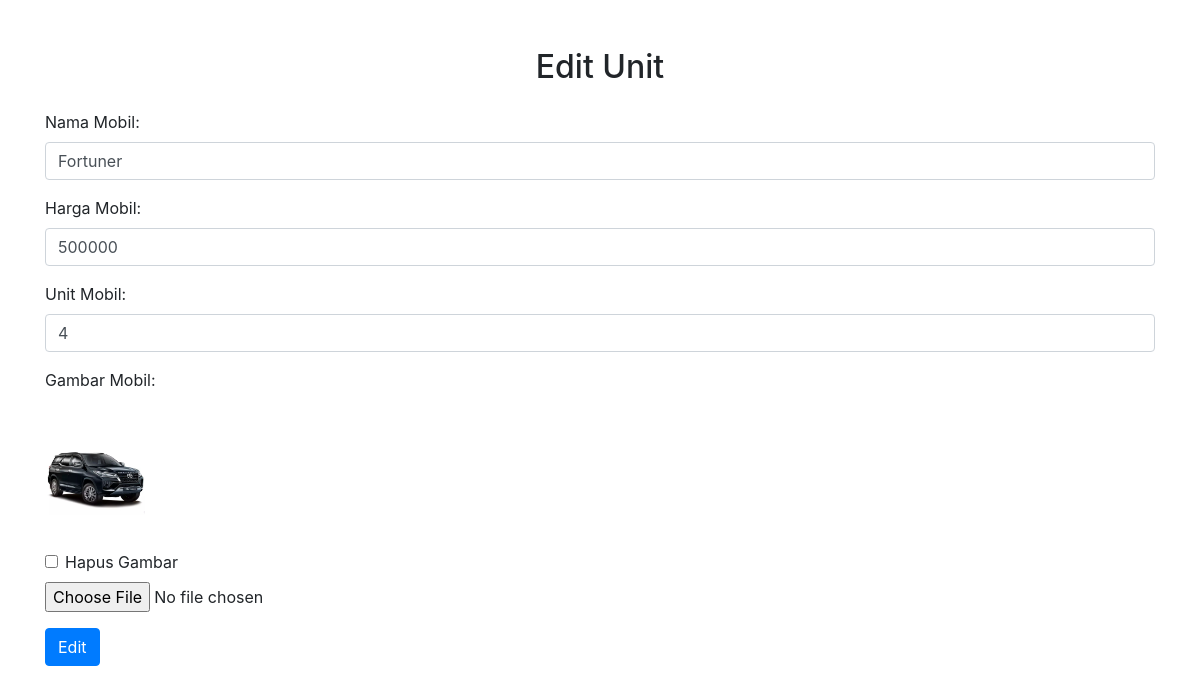
Screenshot of /admin_edit_unit.php?id=1 (signed in) with the database file from the repository.
### tables this page shows
CREATE TABLE `unit` (
  `id` int(11) NOT NULL,
  `nama_mobil` varchar(255) NOT NULL,
  `harga_mobil` int(255) NOT NULL,
  `unit_mobil` int(11) NOT NULL,
  `gambar_mobil` varchar(255) DEFAULT NULL
);

### admin_edit_unit.php (the view, shortened to what this page needs)
<?php
include 'config/function.php';
if (isset($_GET['id'])) {
    $id = $_GET['id'];
    $sql = "SELECT * FROM unit WHERE id = ?";
    $stmt = $conn->prepare($sql);
    $stmt->bind_param('i', $id);
    $stmt->execute();
    $result = $stmt->get_result();
    $unit = $result->fetch_assoc();
}
?>
<!DOCTYPE html>
<html lang="en">
<head>
    <link href="https://stackpath.bootstrapcdn.com/bootstrap/4.5.2/css/bootstrap.min.css" rel="stylesheet">
</head>
<body>
    <div class="container mt-5">
        <h2 class="text-center">Edit Unit</h2>
        <form action="admin_edit_unit.php" method="post" enctype="multipart/form-data" class="mt-4">
            <div class="form-group">
                <label for="nama_mobil">Nama Mobil:</label>
                <input type="text" id="nama_mobil" name="nama_mobil" class="form-control" value="<?php echo htmlspecialchars($unit['nama_mobil']); ?>" required>
            </div>
            <div class="form-group">
                <label for="harga_mobil">Harga Mobil:</label>
                <input type="number" id="harga_mobil" name="harga_mobil" class="form-control" value="<?php echo htmlspecialchars($unit['harga_mobil']); ?>" required>
            </div>
            <div class="form-group">
                <label for="unit_mobil">Unit Mobil:</label>
                <input type="number" id="unit_mobil" name="unit_mobil" class="form-control" value="<?php echo htmlspecialchars($unit['unit_mobil']); ?>" required>
            </div>
            <div class="form-group">
                <label for="gambar_mobil">Gambar Mobil:</label>
                <?php if (!empty($unit['gambar_mobil'])): ?>
                    <div class="mb-2">
                        <img src="<?php echo htmlspecialchars($unit['gambar_mobil']); ?>" alt="Gambar Mobil" style="width: 100px; height: auto; object-fit: cover;">
                        <div class="form-check">
                            <input type="checkbox" class="form-check-input" id="delete_gambar" name="delete_gambar" onclick="return confirm('Apakah Anda yakin ingin menghapus gambar ini?');">
                            <label class="form-check-label" for="delete_gambar">Hapus Gambar</label>
                        </div>
                    </div>
                <?php endif; ?>
                <input type="file" id="gambar_mobil" name="gambar_mobil" class="form-control-file">
            </div>
            <button type="submit" class="btn btn-primary">Edit</button>
        </form>
    </div>
</body>
</html>

### rows the page displays
unit: nama_mobil "Fortuner", harga_mobil "500000", unit_mobil "4", gambar_mobil (picture)
